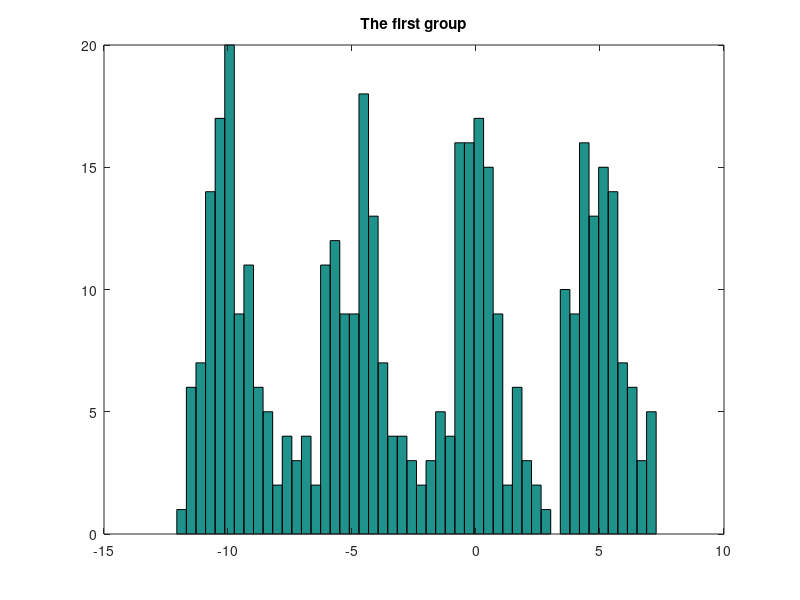
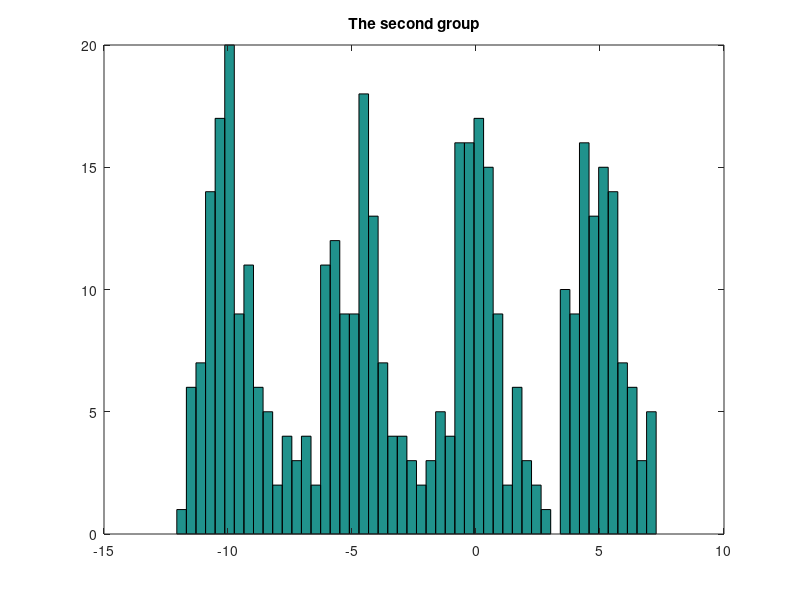

Here is the MATLAB script that generated these plots, in order:
%% data generation process
%
%     mu_0 = 1/2 N(0,1) + 1/2 N(5,1)
%     mu_1 = 1/2 N(-5,1) + 1/2 N(-10,1)
%     mu_2 = 1/2 N(10,1) + 1/2 N(15,1)
% 
%     p_1 = 0.1 * mu_0 + 0.2 * mu_1 + 0.7 * mu_3
%     p_2 = 0.7 * mu_0 + 0.2 * mu_2 + 0.1 * mu_3

function data = data_generate()

x1 = randn(1, 100);
x2 = randn(1, 100) + 5;
x3 = randn(1, 100) - 5;
x4 = randn(1, 100) - 10;
x5 = randn(1, 100) + 10;
x6 = randn(1, 100) + 15;

data = zeros(2, 400);
data(1,:) = [x1, x2, x3, x4];
data(2,:) = [x1, x2, x3, x4];

figure(1)
hist(data(1,:), 50)
title('The first group')

figure(2)
hist(data(2,:), 50)
title('The second group')
